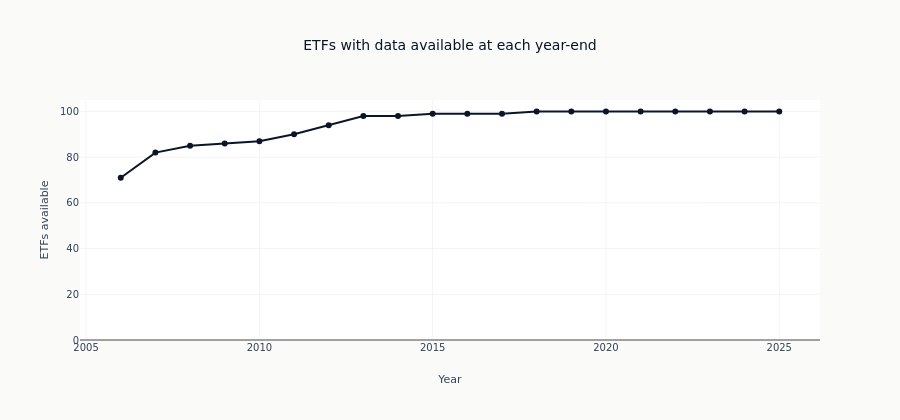

Notebook code cell kept with this figure:
### Markdown cell above
### The universe grows and then plateaus

Counting how many ETFs have data available at each year-end tells a different story from
the equities panel in `01_us_equities_eda`. There the count rose for decades and then fell,
which is the signature of a collection that started recording exits partway through. Here it
rises and then holds flat, because the universe was chosen once and every member is still
quoted; the climb is new products reaching their launch date, not the universe changing.

### Code cell
years = list(range(full_start.year, full_end.year + 1))
available = [
    symbol_stats.filter((pl.col("start").dt.year() <= y) & (pl.col("end").dt.year() >= y)).height
    for y in years
]

fig = go.Figure()
fig.add_trace(
    go.Scatter(
        x=years,
        y=available,
        mode="lines+markers",
        name="ETFs available",
        line=dict(color=COLORS["blue"], width=2),
    )
)
fig.update_layout(
    title="ETFs with data available at each year-end",
    xaxis_title="Year",
    yaxis_title="ETFs available",
    yaxis_range=[0, 105],
    height=420,
)
show_plotly_with_alt(
    fig,
    "A line counting how many ETFs have data available at each year-end. It climbs steadily "
    "through the first decade as new products launch, reaches the full universe, and then "
    "runs flat to the end of the panel with no decline.",
)

### Figure 1 — Plotly figure (JSON) as saved in the notebook; plotly's stock layout.template omitted (floating-point values rounded to 4 significant figures)
{"data": [{"line": {"color": "#0a1628", "width": 2}, "mode": "lines+markers", "name": "ETFs available", "type": "scatter", "x": [2006, 2007, 2008, 2009, 2010, 2011, 2012, 2013, 2014, 2015, 2016, 2017, 2018, 2019, 2020, 2021, 2022, 2023, 2024, 2025], "y": [71, 82, 85, 86, 87, 90, 94, 98, 98, 99, 99, 99, 100, 100, 100, 100, 100, 100, 100, 100]}], "layout": {"height": 420, "title": {"text": "ETFs with data available at each year-end"}, "xaxis": {"title": {"text": "Year"}}, "yaxis": {"range": [0, 105], "title": {"text": "ETFs available"}}}}
